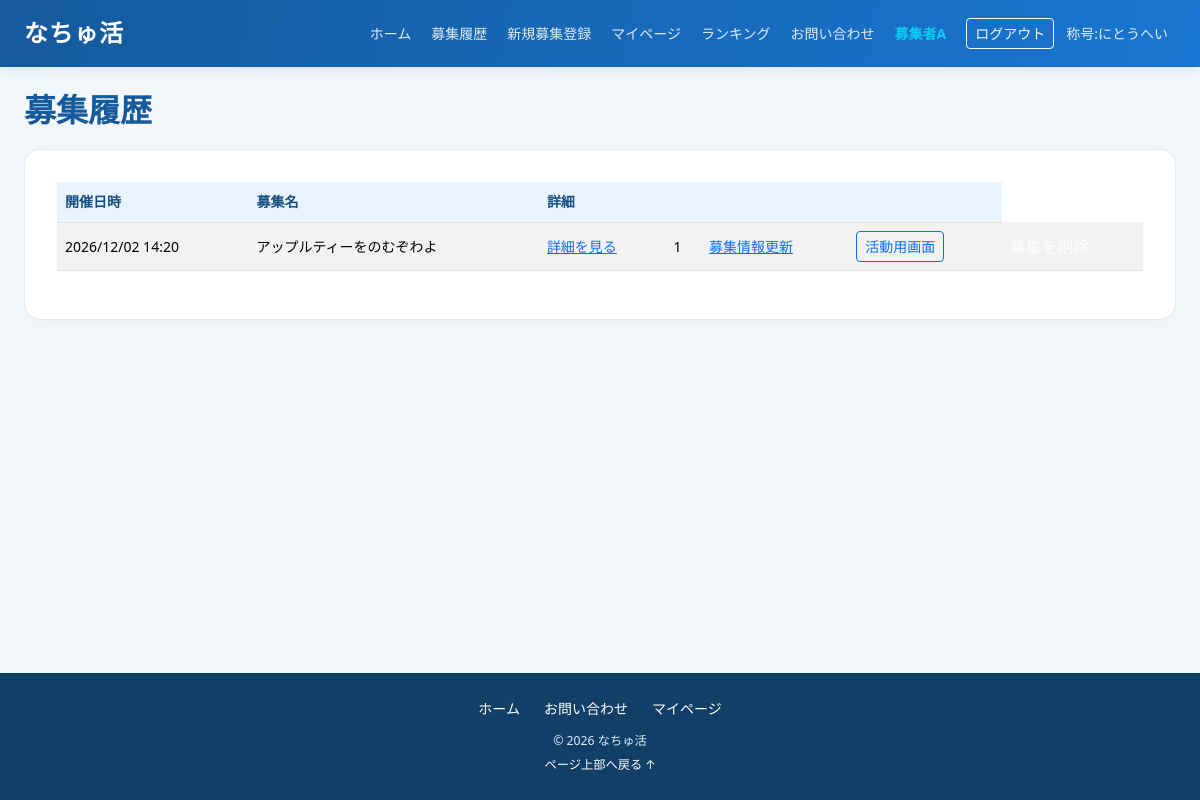
The app's page /recruitment_history (signed in) with its own data.
### apps/crud/models.py (models this page shows, shortened)
class User(db.Model, UserMixin):
    __tablename__ = "users"
    id = db.Column(db.Integer, primary_key=True)
    username = db.Column(db.String, nullable=False)
    nickname = db.Column(db.String, nullable=False)
    age = db.Column(db.Integer, nullable=False)
    email = db.Column(db.String, nullable=False)
    password_hash = db.Column(db.String, nullable=False)
    phone_number = db.Column(db.String(11), nullable=False)
    role = db.Column(db.Integer, nullable=False)
    is_approved = db.Column(db.Boolean,nullable=False,default=True,server_default="1")
    create_at = db.Column(db.DateTime, nullable=False, default=datetime.now)
    update_at = db.Column(db.DateTime, nullable=False, default=datetime.now, onupdate=datetime.now)
    title_id = db.Column(db.Integer,db.ForeignKey("titles.id"))  # FK
    tanks_point = db.Column(db.Integer, nullable=False, default=0)
    ranking_id = db.Column(db.Integer)
    group_name = db.Column(db.String, nullable=False)
    representative_name = db.Column(db.String, nullable=False)
    contact_email = db.Column(db.String, nullable=False)
    group_type = db.Column(db.String, nullable=False)
    title = db.relationship("Title", lazy="joined")
    @property
    def usertitle(self):
        return self.title.title_name if self.title else ""
    recruitments = db.relationship("Recruitment", back_populates="user", cascade="all, delete-orphan")
    likes = db.relationship("Like", back_populates="user", cascade="all, delete-orphan")
    search_histories = db.relationship("SearchHistory", back_populates="user", cascade="all, delete-orphan")
    participation_histories = db.relationship("ParticipationHistory", back_populates="user", cascade="all, delete-orphan")
    recruitment_histories = db.relationship("RecruitmentHistory", back_populates="user", cascade="all, delete-orphan")
    view_histories = db.relationship("ViewHistory", back_populates="user", cascade="all, delete-orphan")
    active_messages = db.relationship("ActiveMessage", back_populates="user", cascade="all, delete-orphan")
    @property
    def password(self):
        raise AttributeError("読み取り不可")

### apps/natyukatu/models.py (models this page shows)
class Title(db.Model):
    __tablename__ = "titles"
    id = db.Column(db.Integer, primary_key=True)
    title_name = db.Column(db.String, nullable=False)
    title_explanation = db.Column(db.String, nullable=False)

class RecruitmentHistory(db.Model):
    __tablename__ = "recruitment_histories"
    id = db.Column(db.Integer, primary_key=True)
    user_id = db.Column(db.Integer, db.ForeignKey("users.id"), nullable=False)
    recruitment_id = db.Column(db.Integer, db.ForeignKey("recruitments.id"), nullable=False)
    status_id = db.Column(db.Integer, db.ForeignKey("status.id"), nullable=False)
    added_at = db.Column(db.DateTime, nullable=False, default=datetime.now, onupdate=datetime.now)
    user = db.relationship("User", back_populates="recruitment_histories")
    recruitment = db.relationship("Recruitment", back_populates="recruitment_histories")
    status = db.relationship("Status", back_populates="recruitment_histories")

class Recruitment(db.Model):
    __tablename__ = "recruitments"
    id = db.Column(db.Integer, primary_key=True)
    user_id = db.Column(db.Integer, db.ForeignKey("users.id"), nullable=False)
    title = db.Column(db.String, nullable=False)
    description = db.Column(db.String, nullable=False)
    location_prefecture = db.Column(db.String, nullable=False)
    location_city = db.Column(db.String, nullable=False)
    location_detail = db.Column(db.String, nullable=False)
    start_at = db.Column(db.DateTime, nullable=False)
    end_at = db.Column(db.DateTime, nullable=False)
    application_start_at = db.Column(db.DateTime, nullable=False)
    application_end_at = db.Column(db.DateTime, nullable=False)
    capacity = db.Column(db.Integer, nullable=False)
    eligibility = db.Column(db.String, nullable=False)
    required_items = db.Column(db.String, nullable=False)
    status = db.Column(db.String, nullable=False)
    created_at = db.Column(db.DateTime, nullable=False, default=datetime.now)
    updated_at = db.Column(db.DateTime, default=datetime.now, onupdate=datetime.now)
    photo = db.Column(db.LargeBinary, nullable=True)
    photo_mimetype = db.Column(db.String(50), nullable=True)
    video = db.Column(db.LargeBinary, nullable=True)
    video_mimetype = db.Column(db.String(50), nullable=True)
    user = db.relationship("User", back_populates="recruitments")
    likes = db.relationship("Like", back_populates="recruitment", cascade="all, delete-orphan")
    view_histories = db.relationship("ViewHistory", back_populates="recruitment", cascade="all, delete-orphan")
    tags = db.relationship("Tag", back_populates="recruitment", cascade="all, delete-orphan")
    search_histories = db.relationship("SearchHistory", back_populates="recruitment", cascade="all, delete-orphan")
    participation_histories = db.relationship("ParticipationHistory", back_populates="recruitment", cascade="all, delete-orphan")
    recruitment_histories = db.relationship("RecruitmentHistory", back_populates="recruitment", cascade="all, delete-orphan")
    images = db.relationship(
        "RecruitmentImage",
        back_populates="recruitment",
        cascade="all, delete-orphan",
        order_by="RecruitmentImage.display_order"
    )
    active_messages = db.relationship("ActiveMessage", back_populates="recruitment", cascade="all, delete-orphan")

### apps/natyukatu/views.py (the view)
@dt.route("/recruitment_history")
@login_required
def recruitment_history():
    histories = RecruitmentHistory.query.filter_by(
        user_id=get_user_id()
    ).all()
    return render_template(
        "natyukatu/recruitment_history.html",
        histories=histories,
    )

### apps/crud/models.py (called while the page is built)
@login_manager.user_loader
def load_user(user_id):
    return User.query.get(user_id)

### apps/natyukatu/views.py (called while the page is built)
def get_user_id():
    if current_user.is_authenticated:
        return getattr(current_user, 'user_id', getattr(current_user, 'id', None))
    return None

@dt.context_processor
def inject_header_title():
    if current_user.is_authenticated:
        return {"header_title": get_title(current_user)}
    return {"header_title": None}

def get_title(user_or_id):
    if not user_or_id:
        return None
    if isinstance(user_or_id, User):
        user = user_or_id
    else:
        user = User.query.get(user_or_id)
    if not user:
        return None
    points = getattr(user, "tanks_point", None)
    if points is None:
        points = getattr(user, "thanks_point", 0) or 0
    if points >= 10:
        target_title_id = 3
    elif points >= 5:
        target_title_id = 2
    else:
        target_title_id = 1
    return Title.query.get(target_title_id)

@dt.app_context_processor
def inject_unread_notifications():
    user_id = get_user_id()
    if not user_id:
        return {"has_unread_messages": False, "unread_recruitment_ids": set()}
    unread_ids = get_unread_recruitment_ids(user_id)
    return {
        "has_unread_messages": len(unread_ids) > 0,
        "unread_recruitment_ids": unread_ids,
    }

@dt.before_request
def auto_update_statuses():
    now = datetime.now()
    updated = False
    expired_recruitments = Recruitment.query.filter(
        Recruitment.application_end_at <= now,
        Recruitment.status == 1,
    ).all()
    for rec in expired_recruitments:
        rec.status = 2
        updated = True
    expired_histories = (
        ParticipationHistory.query.join(Recruitment)
        .filter(
            Recruitment.end_at <= now,
            ParticipationHistory.status_id == 4,
        )
        .all()
    )
    for hist in expired_histories:
        hist.status_id = 6
        updated = True
    if updated:
        try:
            db.session.commit()
        except SQLAlchemyError:
            db.session.rollback()

### apps/natyukatu/templates/natyukatu/recruitment_history.html (shortened to what this page needs)
{% extends "natyukatu/base.html" %}
{% block content %}
<section class="page-heading">
  <h1 class="page-title">募集履歴</h1>
</section>
<section class="history-card" aria-label="募集履歴一覧">
  {% if histories %}
  <div class="table-wrap">
    <table>
      <thead>
        <tr>
          <th scope="col">開催日時</th>
          <th scope="col">募集名</th>
          <th scope="col">詳細</th>
          <th scope="col"></th>
          <th scope="col"></th>
          <th scope="col"></th>
        </tr>
      </thead>
      <tbody>
        {% for history in histories %}
        <tr>
          <td>
            {{ history.recruitment.start_at.strftime("%Y/%m/%d %H:%M") }}
          </td>
          <td>{{ history.recruitment.title }}</td>
          <td>
            <a
              class="detail-link"
              href="{{ url_for(
                'natyukatu.recruitment_detail',
                recruitment_id=history.recruitment_id
              ) }}"
            >
              詳細を見る
            </a>
          </td>
          <td>{{ history.recruitment.status }}</td>
          <td>
            <div class="row-actions">
              <a
                class="action-link"
                href="{{ url_for(
                  'natyukatu.recruitment_update',
                  recruitment_id=history.recruitment_id
                ) }}"
              >
                募集情報更新
              </a>
            </div>
          </td>
          <td>
            <div class="d-inline-flex align-items-center gap-2">
              <a class="btn btn-sm btn-outline-primary" href="{{ url_for('natyukatu.for_active', recruitment_id=history.recruitment_id) }}">活動用画面</a>
            </div>
          </td>
          <td>
            <div>
              <form action="{{ url_for('natyukatu.recruitment_delete', recruitment_id=history.recruitment_id) }}" method="post" style="display: inline;">
                <button type="submit" class="action-link" style="background: none; border: none; cursor: pointer; padding: 0;">
                </button>
              </form>
            </div>
          </td>
        </tr>
        {% endfor %}
      </tbody>
    </table>
  </div>
  {% else %}
  <p>募集履歴はありません。</p>
  {% endif %}
</section>
{% endblock %}

### apps/natyukatu/templates/natyukatu/base.html (shortened to what this page needs)
<!DOCTYPE html>
<html lang="ja">
<head>
  <link href="https://cdn.jsdelivr.net/npm/bootstrap@5.3.8/dist/css/bootstrap.min.css" rel="stylesheet">
  <link rel="stylesheet" href="{{ url_for('static', filename='css/natyukatu_base.css') }}">
</head>
<body class="d-flex flex-column min-vh-100">
<nav class="navbar navbar-expand-xl navbar-dark site-navbar sticky-top">
  <div class="container-fluid container-xxl px-3 px-lg-4">
    <a class="navbar-brand fw-bold fs-4" href="{{ url_for('natyukatu.top') }}">なちゅ活</a>
    <div class="collapse navbar-collapse" id="siteMenu">
      <ul class="navbar-nav ms-auto align-items-xl-center gap-xl-1 py-2 py-xl-0">
        <li class="nav-item"><a class="nav-link" href="{{ url_for('natyukatu.top') }}">ホーム</a></li>
        {% if current_user.is_authenticated %}
          {% if current_user.role == 3 %}
            <li class="nav-item"><a class="nav-link" href="{{ url_for('natyukatu.participation_history') }}">参加履歴
              {% if has_unread_messages %}
                <span class="badge rounded-pill text-bg-danger">新着</span>
              {% endif %}
            </a></li>
          {% elif current_user.role == 2 %}
            <li class="nav-item"><a class="nav-link" href="{{ url_for('natyukatu.recruitment_history') }}">募集履歴
            </a></li>
            {% if current_user.is_approved %}
              <li class="nav-item"><a class="nav-link" href="{{ url_for('natyukatu.recruitment_register') }}">新規募集登録</a></li>
            {% endif %}
          {% elif current_user.role == 1 %}
            <li class="nav-item"><a class="nav-link" href="{{ url_for('natyukatu.admin') }}">管理画面</a></li>
          {% endif %}
          <li class="nav-item"><a class="nav-link" href="{{ url_for('natyukatu.userDetail') }}">マイページ</a></li>
        {% else %}
          <li class="nav-item"><a class="nav-link" href="{{ url_for('auth.signup') }}">新規登録</a></li>
          <li class="nav-item"><a class="nav-link" href="{{ url_for('auth.login') }}">ログイン</a></li>
        {% endif %}
        <li class="nav-item"><a class="nav-link" href="{{ url_for('natyukatu.ranking') }}">ランキング</a></li>
        <li class="nav-item"><a class="nav-link" href="{{ url_for('natyukatu.contact') }}">お問い合わせ</a></li>
        {% if current_user.is_authenticated %}
          <li class="nav-item"><span class="nav-link text-info fw-semibold">{{ current_user.username }}</span></li>
          <li class="nav-item"><a class="btn btn-outline-light btn-sm ms-xl-2 mt-2 mt-xl-0" href="{{ url_for('auth.logout') }}">ログアウト</a></li>
        {% endif %}
        {% if current_user.is_authenticated %}
          <li class="nav-item"><a class="nav-link" href="{{ url_for('natyukatu.ranking') }}">
            称号:{{ header_title.title_name if header_title else "称号なし" }}
            </a>
          </li>
        {% endif %}
      </ul>
    </div>
  </div>
</nav>
<main class="container-fluid container-xxl flex-grow-1 py-4 px-3 px-md-4">
  {% block content %}{% endblock %}
</main>
<footer class="site-footer mt-auto py-4">
  <div class="container text-center">
    <div class="d-flex flex-wrap justify-content-center gap-3 mb-2">
      <a href="{{ url_for('natyukatu.top') }}">ホーム</a>
      <a href="{{ url_for('natyukatu.contact') }}">お問い合わせ</a>
      {% if current_user.is_authenticated %}<a href="{{ url_for('natyukatu.userDetail') }}">マイページ</a>{% endif %}
    </div>
    <small>© 2026 なちゅ活</small>
    <div><a class="small" href="#">ページ上部へ戻る ↑</a></div>
  </div>
</footer>
</body>
</html>

### apps/static/css/natyukatu_base.css (style rules this page uses)
:root { --brand:#1976d2;--brand-dark:#155a9c;--brand-soft:#eaf4ff;--ink:#243447;--muted:#64748b }
* { box-sizing:border-box }
body { background:#f4f8fc;color:var(--ink);font-size:clamp(14px,1.1vw,16px);line-height:1.7 }
a { overflow-wrap:anywhere }
.site-navbar { background:linear-gradient(100deg,#155a9c,#1976d2);box-shadow:0 2px 12px #164b7a22 }
.navbar-brand { letter-spacing:.04em }
.navbar .nav-link { color:#ffffffde }
main { width:100%;max-width:1440px }
.site-footer { background:#123f68;color:#dbeafe }
.site-footer a { color:#fff;text-decoration:none;margin:0 .25rem }
.section-title,.page-heading h1,.page-title { color:var(--brand-dark);font-weight:700 }
.page-heading,.title-row { margin-bottom:1.25rem }
.card,.form-panel,.form-card,.profile-card,.history-card,.detail-card,.confirm-card,.complete-card,.complete-panel,.content-section,.withdrawal-card { border-radius:1rem }
.form-panel,.form-card,.profile-card,.history-card,.detail-card,.confirm-card,.complete-card,.complete-panel,.content-section,.withdrawal-card { background:#fff;padding:clamp(1rem,3vw,2rem);border:1px solid #e1eaf2;box-shadow:0 .25rem 1rem #1d4f7a0c;margin-bottom:1.25rem }
.btn-primary,.primary-button,.submit-button { background:var(--brand);border-color:var(--brand) }
table { min-width:560px }
th { white-space:nowrap;background:#eaf4ff!important;color:#174f83!important }
td { vertical-align:middle }
.page-heading h1 { font-size:clamp(1.45rem,3vw,2rem) }
ul { padding-left:1.25rem }

### records on screen
User: username "募集者A"
Title: title_name "にとうへい"
RecruitmentHistory: recruitment.start_at "2026/12/02 14:20", recruitment "アップルティーをのむぞわよ", recruitment.status "1"
